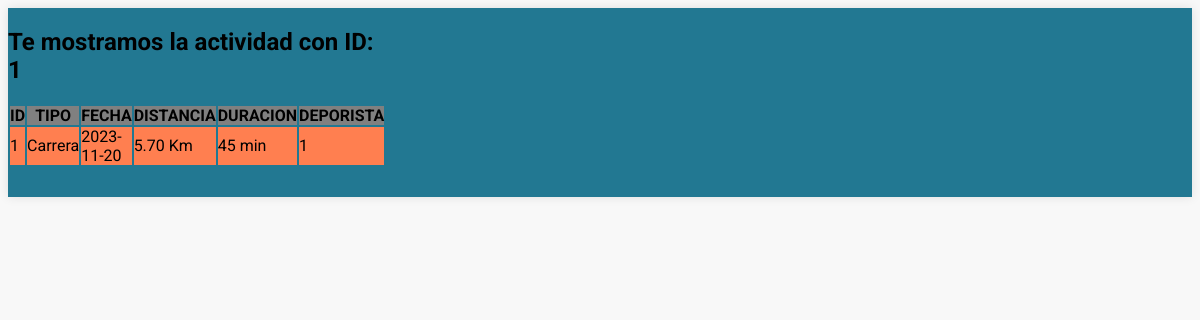
Screenshot of /actividad.php?id=1&tipo=Carrera with the database file from the repository.
### tables this page shows
CREATE TABLE IF NOT EXISTS carrera (
    id INT PRIMARY KEY,
    tipo VARCHAR(50) NOT NULL,
    fecha DATE NOT NULL,
    duracion_min INT NOT NULL,
    distancia_km DECIMAL(5, 2) NOT NULL,
    id_deportista INT
);

### app/models/DAO/ActividadDAO.php (called while the page is built, shortened)
<?php
require "../app/models/DTO/ActividadDTO.php";
class ActividadDAO
{
    private $db;
    public function __construct()
    {
        $this->db = DataBaseSingleton::getInstance();
    }
    public function obtenerActividadesPorId($tipo, $id)
    {
        $connection = $this->db->getConnection();
        $query = "SELECT * FROM $tipo WHERE id = $id";;
        $statement = $connection->query($query);
        $result = $statement->fetchAll(PDO::FETCH_ASSOC);
        $actividadesDTO = array();
        for ($i = 0; $i < count($result); $i++) {
            $fila = $result[$i];
            $actividadDTO = new ActividadDTO(
                $fila['id'],
                $fila['tipo'],
                $fila['fecha'],
                $fila['distancia_km'],
                $fila['duracion_min'],
                $fila['id_deportista'],
            );
            $actividadesDTO[] = $actividadDTO;
        }
        return $actividadesDTO;
    }
}

### app/models/DTO/ActividadDTO.php (called while the page is built, shortened)
<?php
class ActividadDTO implements JsonSerializable
{
    private $id;
    private $tipo;
    private $fecha;
    private $distancia_km;
    private $duracion_min;
    private $id_deportista;
    public function __construct($id, $tipo, $fecha, $distancia_km, $duracion_min, $id_deportista)
    {
        $this->id = $id;
        $this->tipo = $tipo;
        $this->fecha = $fecha;
        $this->distancia_km = $distancia_km;
        $this->duracion_min = $duracion_min;
        $this->id_deportista = $id_deportista;
    }
    public function getId()
    {
        return $this->id;
    }
    public function getTipo()
    {
        return $this->tipo;
    }
    public function getFecha()
    {
        return $this->fecha;
    }
    public function getDistanciaKm()
    {
        return $this->distancia_km;
    }
    public function getDuracionMin()
    {
        return $this->duracion_min;
    }
    public function getIdDeportista()
    {
        return $this->id_deportista;
    }
}

### public/actividad.php (the view, shortened to what this page needs)
<?php
require '../app/models/DAO/ActividadDAO.php';
$actividadDAO = new ActividadDAO();
$tipo = $_GET['tipo'];
$id = $_GET['id'];
?>
<html>
<head>
    <link rel="stylesheet" href="../app/views/estilo.css" />
</head>
<body>
    <main>
        <section>
            <section>
                <h2>Te mostramos la actividad con ID: <?php echo $id ?></h2>
            </section>
            <table>
                <tr>
                    <th>ID</th>
                    <th>TIPO</th>
                    <th>FECHA</th>
                    <th>DISTANCIA</th>
                    <th>DURACION</th>
                    <th>DEPORISTA</th>
                </tr>
                <?php
                $actividades = $actividadDAO->obtenerActividadesPorId($tipo, $id);
                foreach ($actividades as $actividad) {
                ?>
                    <form action="<?= $_SERVER['PHP_SELF']; ?>" methog="GET">
                        <tr>
                            <td> <?php echo $actividad->getId(); ?> </td>
                            <td> <?php echo $actividad->getTipo(); ?> </td>
                            <td> <?php echo $actividad->getFecha(); ?> </td>
                            <td> <?php echo $actividad->getDistanciaKm(); ?> Km </td>
                            <td> <?php echo $actividad->getDuracionMin(); ?> min </td>
                            <td> <?php echo $actividad->getIdDeportista(); ?></td>
                        </tr>
                    </form>
                <?php
                }
                ?>
            </table>
        </section>
    </main>
</body>
</html>

### app/views/estilo.css (style rules this page uses)
* { border: 0; padding: 0; }
body { background: #f8f8f8; font-family: 'Roboto', sans-serif; }
main { background: #227892; box-shadow: 0 0 10px rgba(0, 0, 0, 0.1); grid-template-columns: repeat(4, 1fr); grid-template-rows: 50% auto; display: grid; grid-template-areas: "cont cont cont cont" "form form form form"; row-gap: 30px; margin: auto; }
table th { background-color: grey; align-items: center; }
table tr:nth-child(odd) { background-color: coral; }

### rows the page displays
carrera: id "1", tipo "Carrera", fecha "2023-11-20", distancia_km "5.70", duracion_min "45", id_deportista "1"

### other values shown
$id "1"
